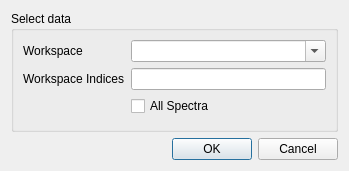
<?xml version="1.0" encoding="UTF-8"?>
<ui version="4.0">
 <class>AddWorkspace</class>
 <widget class="QDialog" name="AddWorkspace">
  <property name="geometry">
   <rect>
    <x>0</x>
    <y>0</y>
    <width>349</width>
    <height>171</height>
   </rect>
  </property>
  <property name="windowTitle">
   <string>Add Workspace</string>
  </property>
  <layout class="QVBoxLayout" name="verticalLayout_2">
   <item>
    <widget class="QGroupBox" name="groupBox">
     <property name="title">
      <string>Select data</string>
     </property>
     <layout class="QVBoxLayout" name="verticalLayout">
      <item>
       <layout class="QGridLayout" name="gridLayout" columnstretch="0,0">
        <item row="0" column="1">
         <widget class="QComboBox" name="cbWorkspaceName">
          <property name="toolTip">
           <string>Select a workspace for fitting</string>
          </property>
          <property name="editable">
           <bool>true</bool>
          </property>
          <property name="insertPolicy">
           <enum>QComboBox::NoInsert</enum>
          </property>
         </widget>
        </item>
        <item row="1" column="0">
         <widget class="QLabel" name="label_3">
          <property name="text">
           <string>Workspace Indices</string>
          </property>
         </widget>
        </item>
        <item row="1" column="1">
         <widget class="QLineEdit" name="leWSIndices">
          <property name="toolTip">
           <string>List of workspace indices. For example, 1,3,5,10-20</string>
          </property>
         </widget>
        </item>
        <item row="0" column="0">
         <widget class="QLabel" name="label">
          <property name="text">
           <string>Workspace</string>
          </property>
         </widget>
        </item>
        <item row="2" column="1">
         <widget class="QCheckBox" name="cbAllSpectra">
          <property name="toolTip">
           <string>Check to select all spectra in the workspace</string>
          </property>
          <property name="text">
           <string>All Spectra</string>
          </property>
         </widget>
        </item>
       </layout>
      </item>
      <item>
       <spacer name="verticalSpacer">
        <property name="orientation">
         <enum>Qt::Vertical</enum>
        </property>
        <property name="sizeHint" stdset="0">
         <size>
          <width>20</width>
          <height>11</height>
         </size>
        </property>
       </spacer>
      </item>
     </layout>
    </widget>
   </item>
   <item>
    <widget class="QDialogButtonBox" name="buttonBox">
     <property name="orientation">
      <enum>Qt::Horizontal</enum>
     </property>
     <property name="standardButtons">
      <set>QDialogButtonBox::Cancel|QDialogButtonBox::Ok</set>
     </property>
    </widget>
   </item>
  </layout>
 </widget>
 <resources/>
 <connections>
  <connection>
   <sender>buttonBox</sender>
   <signal>accepted()</signal>
   <receiver>AddWorkspace</receiver>
   <slot>accept()</slot>
   <hints>
    <hint type="sourcelabel">
     <x>248</x>
     <y>254</y>
    </hint>
    <hint type="destinationlabel">
     <x>157</x>
     <y>274</y>
    </hint>
   </hints>
  </connection>
  <connection>
   <sender>buttonBox</sender>
   <signal>rejected()</signal>
   <receiver>AddWorkspace</receiver>
   <slot>reject()</slot>
   <hints>
    <hint type="sourcelabel">
     <x>316</x>
     <y>260</y>
    </hint>
    <hint type="destinationlabel">
     <x>286</x>
     <y>274</y>
    </hint>
   </hints>
  </connection>
 </connections>
</ui>
